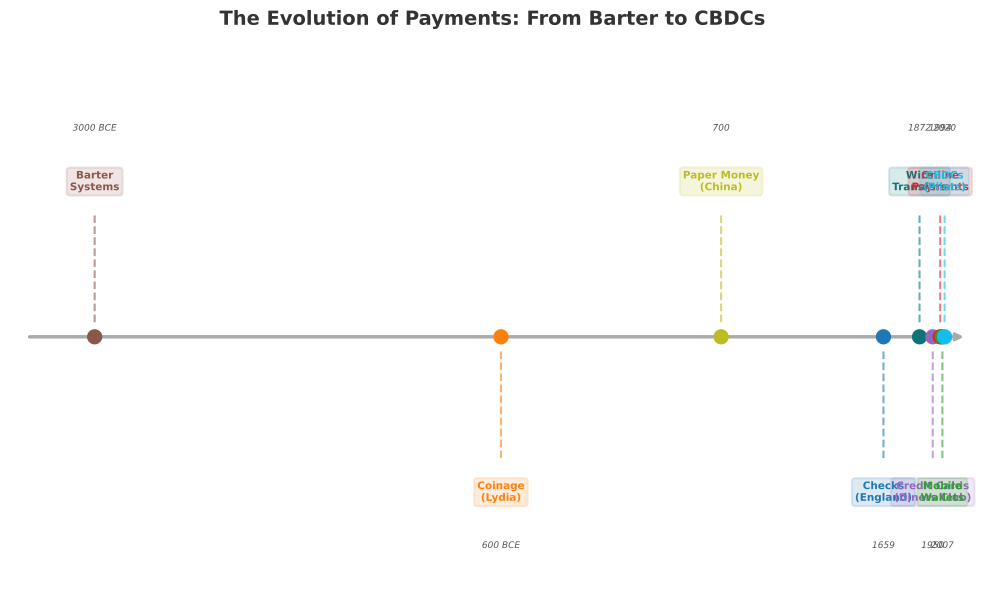

Source code (Python):
"""
Figure 01: Payment History Timeline
Annotated horizontal timeline from barter (3000 BCE) through coinage, paper money,
checks, wire transfers, credit cards, digital wallets, and CBDCs.
"""
import sys
import os
sys.path.insert(0, os.path.join(os.path.dirname(__file__), '..', '..', '_shared'))

import matplotlib
matplotlib.use('Agg')
import matplotlib.pyplot as plt
import matplotlib.patches as mpatches
import numpy as np

try:
    from chart_styles import V4_COLORS, apply_v4_style, save_chart
except ImportError:
    V4_COLORS = {
        'MLPURPLE': '#9467BD', 'MLBLUE': '#1F77B4', 'MLRED': '#D62728',
        'MLORANGE': '#FF7F0E', 'MLGREEN': '#2CA02C', 'MLGRAY': '#7F7F7F',
        'MLTEAL': '#0D7377', 'MLCYAN': '#14BDEB', 'MLYELLOW': '#BCBD22',
        'MLPINK': '#E377C2', 'MLBROWN': '#8C564B',
    }
    def apply_v4_style(ax, title='', xlabel='', ylabel=''):
        ax.set_title(title, fontsize=14, fontweight='bold', pad=15, color='#333333')
        if xlabel: ax.set_xlabel(xlabel, fontsize=11, color='#555555')
        if ylabel: ax.set_ylabel(ylabel, fontsize=11, color='#555555')
        ax.spines['top'].set_visible(False)
        ax.spines['right'].set_visible(False)
        ax.spines['left'].set_color('#CCCCCC')
        ax.spines['bottom'].set_color('#CCCCCC')
        ax.tick_params(colors='#555555', labelsize=9)
        ax.set_facecolor('white')
        return ax
    def save_chart(fig, filename='chart.pdf', dpi=300):
        fig.tight_layout()
        fig.savefig(filename, format='pdf', bbox_inches='tight', dpi=dpi, facecolor='white')
        plt.close(fig)
        print(f'Saved: {filename}')

CHART_METADATA = {
    'title': 'Payment History Timeline',
    'type': 'time_series',
    'section': 'History of Payments',
    'lecture_number': 3,
}

np.random.seed(42)

milestones = [
    (-3000, 'Barter\nSystems'),
    (-600,  'Coinage\n(Lydia)'),
    (700,   'Paper Money\n(China)'),
    (1659,  'Checks\n(England)'),
    (1872,  'Wire\nTransfers'),
    (1950,  'Credit Cards\n(Diners Club)'),
    (1994,  'Online\nPayments'),
    (2007,  'Mobile\nWallets'),
    (2020,  'CBDCs\n(Pilots)'),
]

colors = [
    V4_COLORS['MLBROWN'], V4_COLORS['MLORANGE'], V4_COLORS['MLYELLOW'],
    V4_COLORS['MLBLUE'], V4_COLORS['MLTEAL'], V4_COLORS['MLPURPLE'],
    V4_COLORS['MLRED'], V4_COLORS['MLGREEN'], V4_COLORS['MLCYAN'],
]

fig, ax = plt.subplots(1, 1, figsize=(10, 6))
ax.set_xlim(-3500, 2200)
ax.set_ylim(-2.5, 3.0)
ax.axis('off')
fig.patch.set_facecolor('white')

# Main timeline arrow
ax.annotate('', xy=(2150, 0), xytext=(-3400, 0),
            arrowprops=dict(arrowstyle='->', color='#AAAAAA', lw=2.5))

# Plot milestones
for i, (year, label) in enumerate(milestones):
    color = colors[i]
    # Alternate above/below
    direction = 1 if i % 2 == 0 else -1
    y_text = 1.6 * direction
    y_dot = 0

    # Dot on timeline
    ax.plot(year, y_dot, 'o', color=color, markersize=10, zorder=5)

    # Vertical connector
    ax.plot([year, year], [y_dot + 0.15 * direction, y_text - 0.35 * direction],
            color=color, linewidth=1.5, linestyle='--', alpha=0.6)

    # Label box
    bbox_props = dict(boxstyle='round,pad=0.3', facecolor=color, alpha=0.15,
                      edgecolor=color, linewidth=1.5)
    ax.text(year, y_text, label, ha='center', va='center',
            fontsize=7.5, fontweight='bold', color=color, bbox=bbox_props)

    # Year label
    y_year = y_text + 0.55 * direction
    year_str = f'{abs(year)} BCE' if year < 0 else str(year)
    ax.text(year, y_year, year_str, ha='center', va='center',
            fontsize=6.5, color='#555555', fontstyle='italic')

ax.set_title('The Evolution of Payments: From Barter to CBDCs',
             fontsize=14, fontweight='bold', pad=15, color='#333333')

output_path = os.path.join(os.path.dirname(__file__), 'chart.pdf')
save_chart(fig, output_path)
